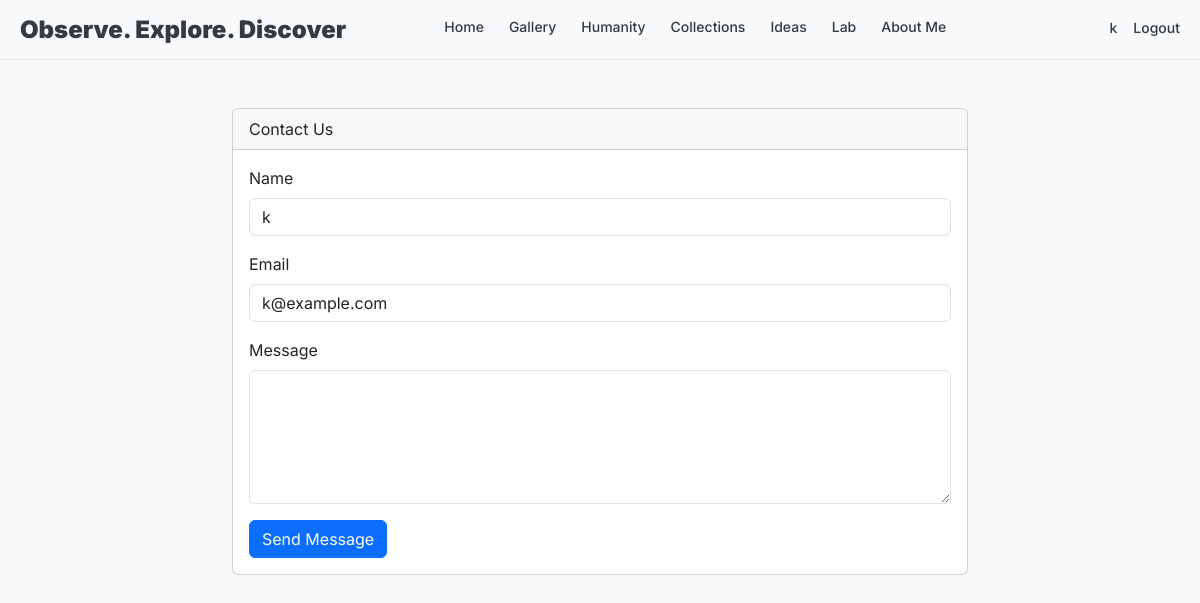
The page /contact (signed in) on the database its author committed.
### mySite/app.py (models this page shows, shortened)
class User(UserMixin, db.Model):
    id = db.Column(db.Integer, primary_key=True)
    username = db.Column(db.String(80), unique=True, nullable=False)
    email = db.Column(db.String(120), unique=True, nullable=False)
    password_hash = db.Column(db.String(128), nullable=False)
    role = db.Column(db.String(20), default="reader")  # 'admin', 'member', or 'reader'
    created_at = db.Column(db.DateTime, default=datetime.utcnow)
    is_active = db.Column(db.Boolean, default=True)
    def is_admin(self):
        return self.role == "admin"

### mySite/app.py (the view, shortened to what this page needs)
@app.route("/contact", methods=["GET", "POST"])
def contact():
    return render_template("contact.html")

### mySite/app.py (called while the page is built)
@login_manager.user_loader
def load_user(user_id):
    return User.query.get(int(user_id))

### mySite/templates/contact.html
{% extends "base.html" %}
{% block content %}
<div class="container mt-5">
    <div class="row justify-content-center">
        <div class="col-md-8">
            <div class="card">
                <div class="card-header">Contact Us</div>
                <div class="card-body">
                    <form method="POST">
                        <div class="mb-3">
                            <label for="name" class="form-label">Name</label>
                            <input type="text" class="form-control" id="name" name="name"
                                value="{{ current_user.username if current_user.is_authenticated else '' }}" required>
                        </div>
                        <div class="mb-3">
                            <label for="email" class="form-label">Email</label>
                            <input type="email" class="form-control" id="email" name="email"
                                value="{{ current_user.email if current_user.is_authenticated else '' }}" required>
                        </div>
                        <div class="mb-3">
                            <label for="content" class="form-label">Message</label>
                            <textarea class="form-control" id="content" name="content" rows="5" required></textarea>
                        </div>
                        <button type="submit" class="btn btn-primary">Send Message</button>
                    </form>
                </div>
            </div>
        </div>
    </div>
</div>
{% endblock %}

### mySite/templates/base.html (shortened to what this page needs)
<!DOCTYPE html>
<html lang="en">
<head>
    <link href="https://cdn.jsdelivr.net/npm/bootstrap@5.3.3/dist/css/bootstrap.min.css" rel="stylesheet">
    <link href="{{ url_for('static', filename='css/style.css') }}" rel="stylesheet">
</head>
<body>
    <header class="site-header">
        <div class="header-container">
            <div class="logo">Observe. Explore. Discover</div>
            <div class="main-nav">
                <a href="{{ url_for('index') }}"
                    class="{% if request.endpoint == 'index' %}nav-active{% endif %}">Home</a>
                <a href="{{ url_for('gallery') }}"
                    class="{% if request.endpoint == 'gallery' %}nav-active{% endif %}">Gallery</a>
                <a href="{{ url_for('blog_index') }}"
                    class="{% if request.endpoint and ('blog' in request.endpoint or request.endpoint in ['post', 'create', 'edit']) %}nav-active{% endif %}">Humanity</a>
                <a href="{{ url_for('collections') }}"
                    class="{% if request.endpoint == 'collections' %}nav-active{% endif %}">Collections</a>
                <a href="{{ url_for('ideas') }}"
                    class="{% if request.endpoint == 'ideas' %}nav-active{% endif %}">Ideas</a>
                <a href="{{ url_for('lab') }}">Lab</a>
                <a href="{{ url_for('about') }}" class="{% if request.endpoint == 'about' %}nav-active{% endif %}">About
                    Me</a>
            </div>
            <div class="nav-icons ms-4">
                {% if current_user.is_authenticated %}
                <a href="{{ url_for('profile') }}" class="ms-3"
                    style="color: #343a40; text-decoration: none; font-weight: 500; font-size: 14px; padding-bottom: 5px;">
                    {{ current_user.username }}
                </a>
                <a href="{{ url_for('logout') }}" class="ms-3"
                    style="color: #343a40; text-decoration: none; font-weight: 500; font-size: 14px; padding-bottom: 5px;">Logout</a>
                {% endif %}
            </div>
        </div>
    </header>
    {% block content %}{% endblock %}
</body>
</html>

### mySite/static/css/style.css (style rules this page uses)
body { font-family: 'Inter', sans-serif; background-color: #f8f9fa; color: #343a40; margin: 0; padding: 0; overflow-x: hidden; }
a { text-decoration: none; color: inherit; transition: color 0.2s ease; }
.site-header { background-color: rgba(248, 249, 250, 0.95); backdrop-filter: blur(5px); border-bottom: 1px solid #e9ecef; padding: 0 20px; height: 60px; display: flex; align-items: center; justify-content: space-between; position: sticky; top: 0; z-index: 1000; width: 100%; }
.header-container { display: flex; justify-content: space-between; align-items: center; width: 100%; max-width: 1400px; margin: 0 auto; }
.logo { font-size: 24px; font-weight: 900; white-space: nowrap; flex-shrink: 0; }
.main-nav { display: flex; align-items: center; flex-wrap: nowrap; }
.main-nav a { color: #343a40; text-decoration: none; font-weight: 500; margin-right: 25px; font-size: 14px; white-space: nowrap; padding-bottom: 5px; border-bottom: 2px solid transparent; transition: border-color 0.2s ease; }
.nav-icons { display: flex; }

### rows shown on the page
User: username "k", name "k", email "k@example.com"
